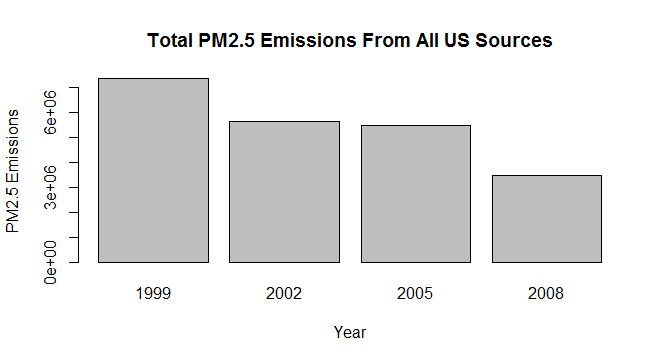

The script that drew this image:
aggregateTotal <- aggregate(Emissions ~ year,NEI, sum)
barplot(aggregateTotal$Emissions,names.arg=aggregateTotal$year,xlab="Year",ylab="PM2.5 Emissions",main="Total PM2.5 Emissions From All US Sources")
